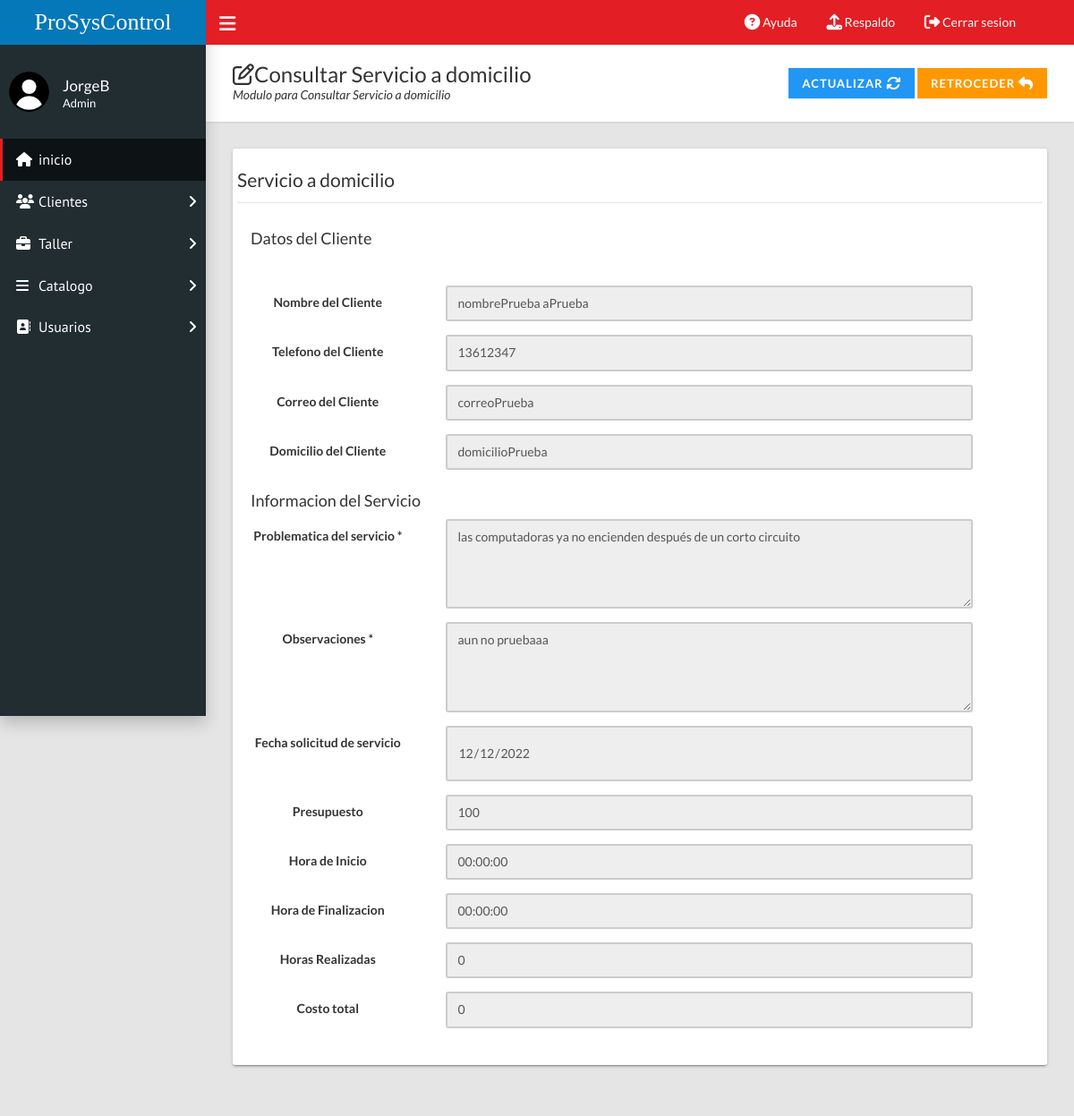
Page /home.php?c=domicilio&a=FormConsultar&id=6 (signed in) on the committed database.
### tables this page shows
CREATE TABLE `clientes` (
  `idClientes` int(11) NOT NULL,
  `rfc` varchar(20) NOT NULL,
  `nombreCliente` varchar(50) NOT NULL,
  `apellidosC` varchar(50) NOT NULL,
  `nombreEmpresa` varchar(70) NOT NULL,
  `telefono` varchar(10) NOT NULL,
  `email` varchar(70) NOT NULL,
  `domicilio` varchar(150) NOT NULL
);

CREATE TABLE `domicilio` (
  `id` int(11) NOT NULL,
  `id_Cliente` int(11) NOT NULL,
  `problematica` varchar(200) NOT NULL,
  `observaciones` varchar(200) NOT NULL,
  `fechaProgramada` date NOT NULL,
  `presupuesto` float NOT NULL,
  `costoTotal` float NOT NULL,
  `horaInicio` time NOT NULL,
  `horaFinal` time NOT NULL,
  `horasRealizadas` int(11) NOT NULL,
  `estado` varchar(50) DEFAULT NULL,
  `cobrado` varchar(50) DEFAULT NULL
);

### controladores/domicilio.controlador.php (called while the page is built, shortened)
<?php
require_once "modelos/domicilio.php";
class DomicilioControlador{
    private $modelo;
    public function __CONSTRUCT(){
        $this->modelo = new Domicilio;
    }
    public function FormConsultar(){
        $titulo="Consultar";
        $domicilioSQL = new Domicilio();
        if(isset($_GET['id'])){
            $domicilioSQL=$this->modelo->Obtener($_GET['id']);
        }
        require_once "vistas/encabezado.php";
        require_once "vistas/domicilio/consulta_Domicilio.php";
        require_once "vistas/pie.php";
    }
}

### modelos/database.php (called while the page is built, shortened)
<?php
class Database{
    public static function Conectar(){
        try{
            $conexion = new PDO("mysql:host=".self::servidor.";dbname=".self::nombrebd.";charset=utf8", self::usuariobd,
            self::clave);
            $conexion -> setAttribute(PDO::ATTR_ERRMODE, PDO::ERRMODE_EXCEPTION);
            return $conexion;
        }catch(PDOException $e){
            return "Fallo " .$e->getMessage();
        }
    }
}

### modelos/domicilio.php (called while the page is built, shortened)
<?php
class Domicilio{
    private $pdo;
    private $id;
    private $id_Cliente;
    private $problematica;
    private $observaciones;
    private $fechaProgramada;
    private $presupuesto;
    private $costoTotal;
    private $horaInicio;
    private $horaFinal;
    private $horasRealizadas;
    public function __CONSTRUCT(){
        $this->pdo = Database::Conectar();
    }
    public function getId() : ?int{
        return $this->id;
    }
    public function setId(int $id){
        $this->id = $id;
    }
    public function getIdCliente() : ?int{
        return $this->id_Cliente;
    }
    public function setIdCliente(int $id_Cliente){
        $this->id_Cliente = $id_Cliente;
    }
    public function getProblematica() : ?string{
        return $this->problematica;
    }
    public function setProblematica(string $problematica){
        $this->problematica = $problematica;
    }
    public function getObservaciones() : ?string{
        return $this->observaciones;
    }
    public function setObservaciones(string $observaciones){
        $this->observaciones = $observaciones;
    }
    public function getFechaProgramada() : ?string{
        return $this->fechaProgramada;
    }
    public function setFechaProgramada(string $fechaProgramada){
        $this->fechaProgramada = $fechaProgramada;
    }
    public function getPresupuesto() : ?float{
        return $this->presupuesto;
    }
    public function setPresupuesto(float $presupuesto){
        $this->presupuesto = $presupuesto;
    }
    public function getCostoTotal() : ?float{
        return $this->costoTotal;
    }
    public function setCostoTotal(float $costoTotal){
        $this->costoTotal = $costoTotal;
    }
    public function getHoraInicio() : ?string{
        return $this->horaInicio;
    }
    public function setHoraInicio(string $horaInicio){
        $this->horaInicio = $horaInicio;
    }
    public function getHoraFinal() : ?string{
        return $this->horaFinal;
    }
    public function setHoraFinal(string $horaFinal){
        $this->horaFinal = $horaFinal;
    }
    public function getTotalHoras() : ?float{
        return $this->horasRealizadas;
    }
    public function setTotalHoras(float $horasRealizadas){
        $this->horasRealizadas = $horasRealizadas;
    }
    public function buscarCliente($nombre){
        try{
            $consulta = $this->pdo->prepare("SELECT nombreCliente,apellidosC,telefono,email,domicilio FROM `clientes`WHERE idClientes =?;");
            $consulta->execute(array($nombre));
            return $consulta->fetchAll(PDO::FETCH_OBJ);
        }catch(Exception $excepcion){
            die($excepcion->getMessage());
        }
    }
    public function Obtener($nombre){
        try{
            $consulta = $this ->pdo ->prepare("SELECT * FROM domicilio WHERE id=?;");
            $consulta->execute(array($nombre));
            $reDomicilio=$consulta->fetch(PDO::FETCH_OBJ);
            $domicilioSQL=new Domicilio();
            $domicilioSQL->setId($reDomicilio->id);
            $domicilioSQL->setIdCliente($reDomicilio->id_Cliente);
            $domicilioSQL->setProblematica($reDomicilio->problematica);
            $domicilioSQL->setObservaciones($reDomicilio->observaciones);
            $domicilioSQL->setFechaProgramada($reDomicilio->fechaProgramada);
            $domicilioSQL->setPresupuesto($reDomicilio->presupuesto);
            $domicilioSQL->setCostoTotal($reDomicilio->costoTotal);
            $domicilioSQL->setHoraInicio($reDomicilio->horaInicio);
            $domicilioSQL->setHoraFinal($reDomicilio->horaFinal);
            $domicilioSQL->setTotalHoras($reDomicilio->horasRealizadas);
            $domicilioSQL->setEstado($reDomicilio->estado);
            $domicilioSQL->setCobrado($reDomicilio->cobrado);
            return $domicilioSQL;
        }catch(Exception $excepcion){
            die($excepcion->getMessage());
        }
    }
}

### vistas/domicilio/consulta_Domicilio.php (the view, shortened to what this page needs)
<div class="content-wrapper">
  <div class="page-title">
    <div>
      <h1><i class="fa fa-edit"></i><?=$titulo?> Servicio a domicilio</h1>
      <p>Modulo para <?=$titulo?> Servicio a domicilio</p>
    </div>
    <div>
    <a class="btn btn-info btn-flat" href="?c=domicilio&a=FormModificar&id=<?=$domicilioSQL->getId()?>">Actualizar <i class="fa fa-lg fa-refresh"></i></a>
    <a class="btn btn-warning btn-flat" href="?c=domicilio">Retroceder <i class="fa fa-lg fa-reply"></i></a>
    </div>
  </div>
  <div class="row">
    <div class="col-md-12">
      <div class="card">
        <div class="row">
        <?php
              $idclient = $domicilioSQL->getIdCliente();
              $datoscliente = $domicilioSQL ->buscarCliente($idclient);
              ?>
            <div class="well bs-component">
                <form class="form-horizontal" method="POST" action="?c=domicilio&a=Guardar">
                <fieldset>
                <legend>Servicio a domicilio</legend>
                    <div class="col-lg-10">
                        <h4>Datos del Cliente</h4>
                    </div>
                    <div class="form-group">
                        <div class="col-lg-10">
                      </div>
                    </div>
                    <div class="form-group">
                        <div class="col-md-8">
                        </div>
                    </div>
                    <?php foreach($datoscliente as $campo): ?>
                    <div class="form-group">
                        <label class="control-label col-md-3">Nombre del Cliente</label>
                        <div class="col-md-8">
                            <input class="form-control" type="text" placeholder="Nombre del cliente" value="<?=$campo->nombreCliente," ",$campo->apellidosC?>"
                             disabled>
                        </div>
                    </div>
                    <div class="form-group">
                        <label class="control-label col-md-3">Telefono del Cliente</label>
                        <div class="col-md-8">
                            <input class="form-control" type="text" placeholder="Telefono del cliente" value="<?=$campo->telefono?>" disabled>
                        </div>
                    </div>
                    <div class="form-group">
                        <label class="control-label col-md-3">Correo del Cliente</label>
                        <div class="col-md-8">
                            <input class="form-control" type="text" placeholder="Correo del cliente" value="<?=$campo->email?>" disabled>
                        </div>
                    </div>
                    <div class="form-group">
                        <label class="control-label col-md-3">Domicilio del Cliente</label>
                        <div class="col-md-8">
                            <input class="form-control" type="text" placeholder="Domicilio del cliente" value="<?=$campo->domicilio?>" disabled>
                        </div>
                    </div>
                    <?php endforeach; ?>
                    <div class="col-lg-10">
                        <h4>Informacion del Servicio</h4>
                    </div>
                  <div class="form-group">
                    <label class="control-label col-md-3" for="Problematica">Problematica del servicio *</label>
                    <div class="col-md-8">
                      <textarea class="form-control" name="problematica" rows="4" required="" placeholder="Problematica para el servicio" disabled><?=$domicilioSQL->getProblematica()?></textarea>
                    </div>
                  </div>
                  <div class="form-group">
                    <label class="control-label col-md-3" for="Observaciones">Observaciones *</label>
                    <div class="col-md-8">
                      <textarea class="form-control" name="observaciones" rows="4" required="" placeholder="Observaciones" disabled><?=$domicilioSQL->getObservaciones()?></textarea>
                    </div>
                  </div>
                    <div class="form-group">
                        <label class="control-label col-md-3" for="FechaProgramada">Fecha solicitud de servicio</label>
                        <div class="col-md-8">
                            <input class="form-control" name="fechaProgramada"  type="date" max="2030-01-01" placeholder="Fecha de solicitud de servicio" value="<?=$domicilioSQL->getFechaProgramada()?>" disabled>
                        </div>
                    </div>
                    <div class="form-group">
                        <label class="control-label col-md-3" for="Presupuesto">Presupuesto</label>
                        <div class="col-md-8">
                            <input class="form-control" name="presupuesto" type="text" placeholder="Presupuesto" value="<?=$domicilioSQL->getPresupuesto()?>" disabled>
                        </div>
                    </div>
                    <div class="form-group">
                        <label class="control-label col-md-3" for="HoraInicio">Hora de Inicio</label>
                        <div class="col-md-8">
                            <input class="form-control" name="horaInicio" type="text" placeholder="Hora de inicio del servicio" value="<?=$domicilioSQL->getHoraInicio()?>" disabled>
                        </div>
                    </div>
                    <div class="form-group">
                        <label class="control-label col-md-3" for="HoraFinal">Hora de Finalizacion</label>
                        <div class="col-md-8">
                            <input class="form-control" name="horaFinal" type="text" placeholder="Hora de terminacion del servicio" value="<?=$domicilioSQL->getHoraFinal()?>" disabled>
                        </div>
                    </div>
                    <div class="form-group">
                        <label class="control-label col-md-3" for="HorasRealizadas">Horas Realizadas</label>
                        <div class="col-md-8">
                            <input class="form-control" name="horasRealizadas" type="text" placeholder="Hora realizadas en el servicio" value="<?=$domicilioSQL->getTotalHoras()?>" disabled>
                        </div>
                    </div>
                    <div class="form-group">
                        <label class="control-label col-md-3" for="CostoTotal">Costo total</label>
                        <div class="col-md-8">
                            <input class="form-control" name="costoTotal" type="text" placeholder="Costo total" value="<?=$domicilioSQL->getCostoTotal()?>" disabled>
                        </div>
                    </div>
                        <div>
                        <label class="col-md-3" for=""></label>
                        <label class="col-md-3" for=""></label>
                        <label class="col-md-3" for=""></label>
                        </div>
                    </div>
        </div>
      </div>
    </div>
  </div>

### rows in the picture
clientes: nombreCliente+apellidosC "nombrePrueba aPrueba", telefono "13612347", email "correoPrueba", domicilio "domicilioPrueba"
domicilio: problematica "las computadoras ya no encienden después de un corto circuito", observaciones "aun no pruebaaa", fechaProgramada "12/12/2022", presupuesto "100", horaInicio "00:00:00", horaFinal "00:00:00", horasRealizadas "0", costoTotal "0"

### other values in the picture
$usuario "JorgeB"
$_SESSION['tipoUsuario'] "Admin"
$titulo "Consultar"
